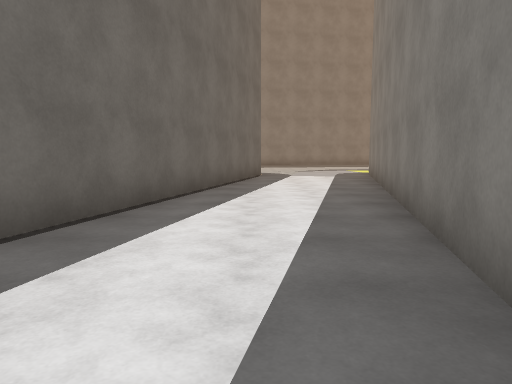
[1] (above)

19 first-person views from a walk through a Unity game level. The camera is 1.3 m above the floor, tilts 6° down and sees 70° across. The floor is counted in squares, 2 m on a side. Each view is taken from the middle of a square. On the plan, view 1 faces up. The plan holds only what a view shows up to about 11 squares ahead; the rest is blank. The place goes on beyond the plan. Surface patterns are stand-ins for the level's own textures.

[2]
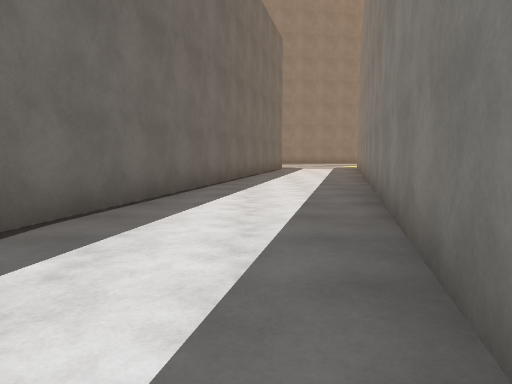

[3]
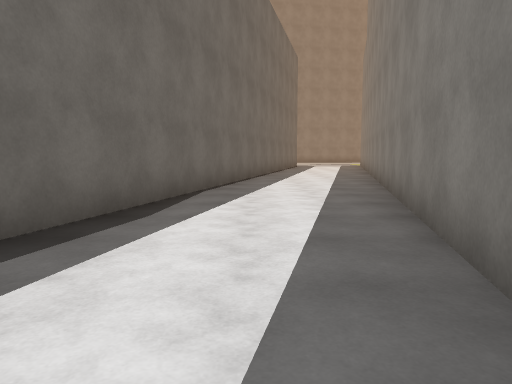

[4]
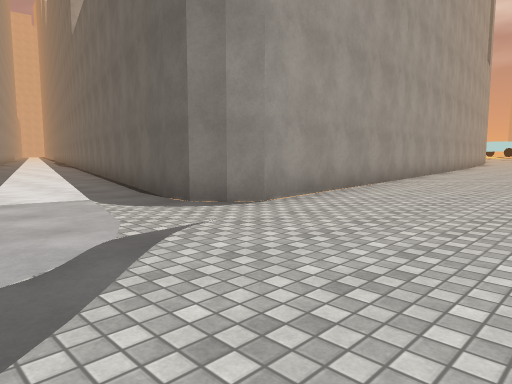

[5]
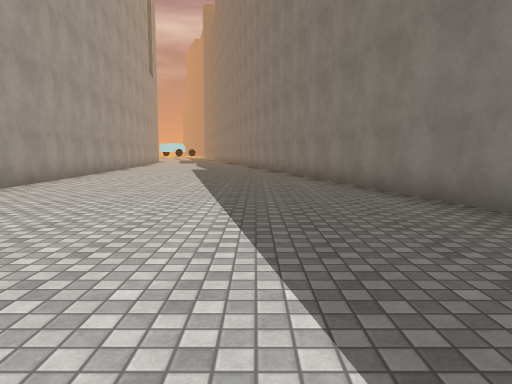

[6]
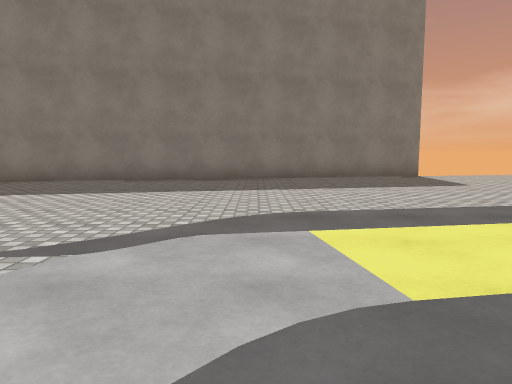

[7]
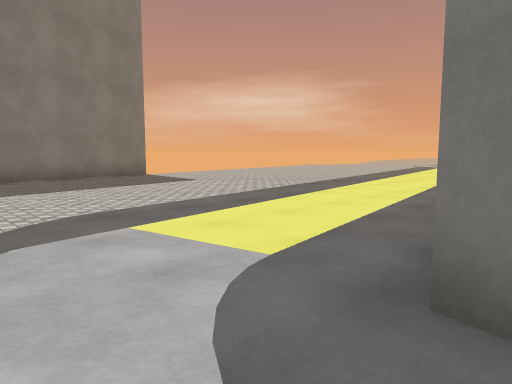

[8]
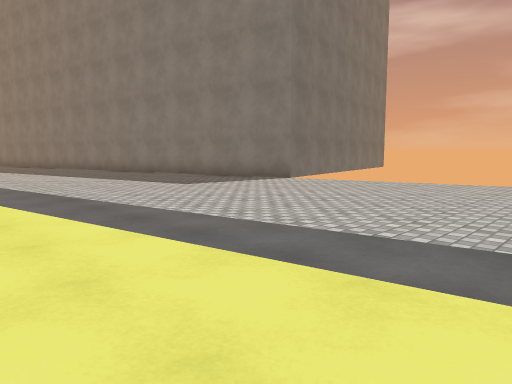

[9]
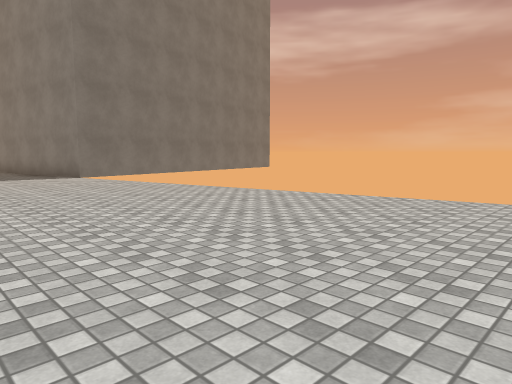

[10]
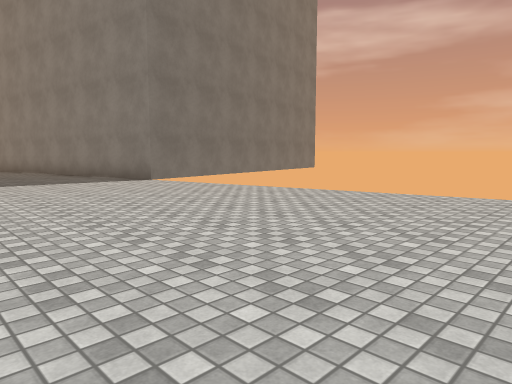

[11]
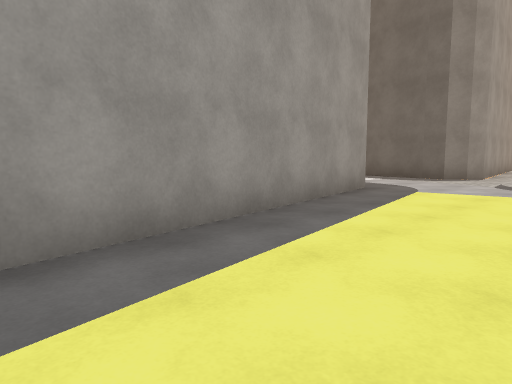

[12]
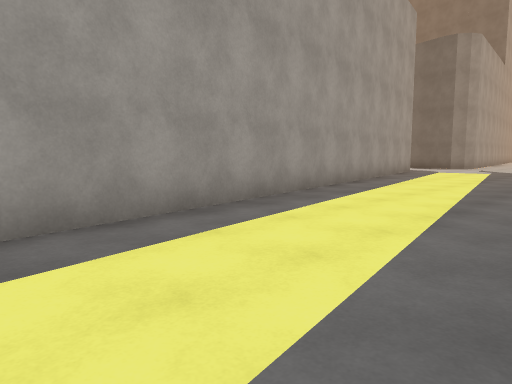

[13]
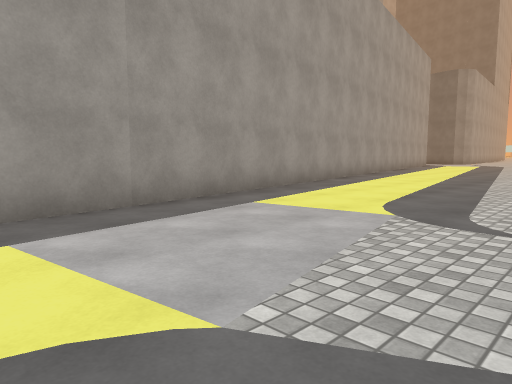

[14]
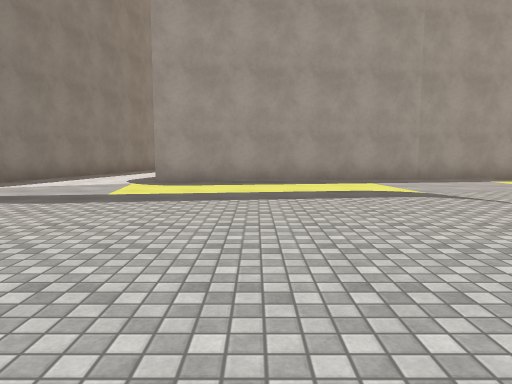

[15]
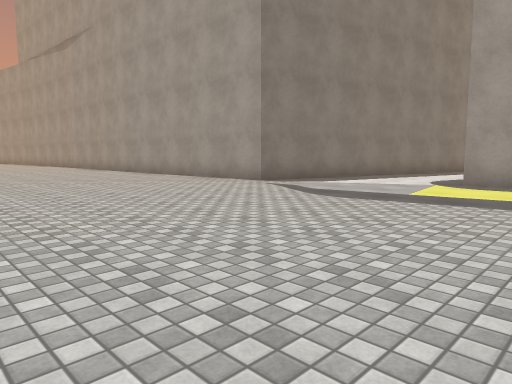

[16]
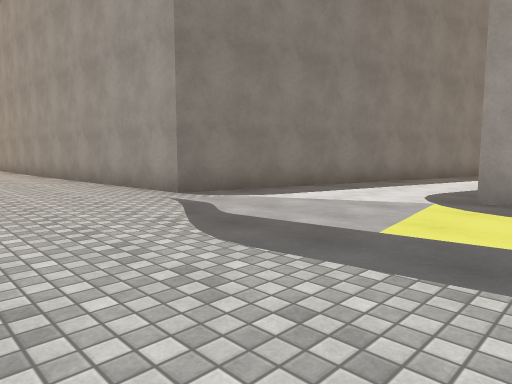

[17]
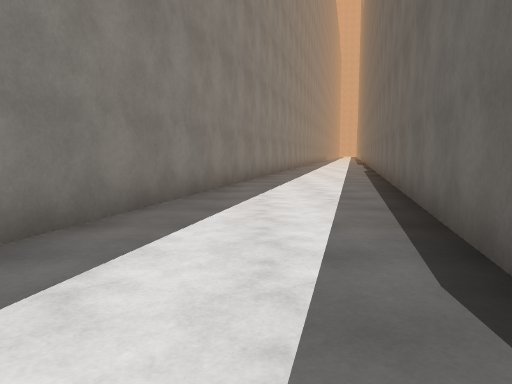

[18]
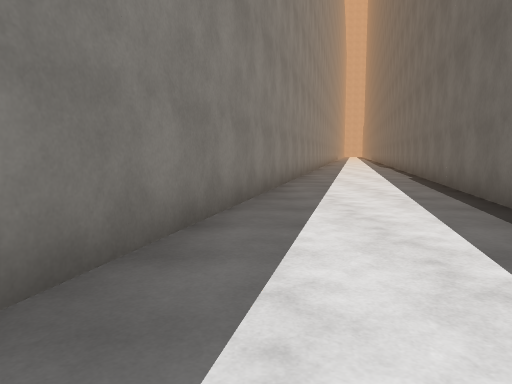

[19]
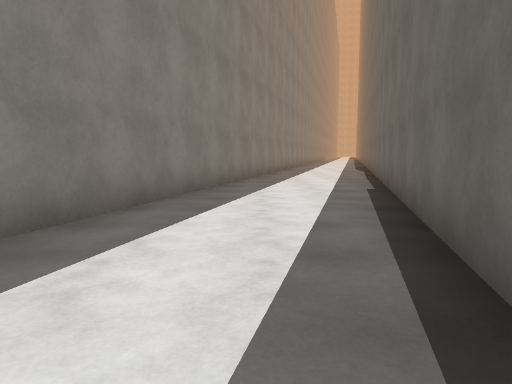

### Floor plan
Points are (right, up) in squares from view 1. A wall is a line through its corners. A room is listed if a view was taken in it or the views show most of it. See-through windows are left out.
Room 1 (views 1, 2, 3, 4, 5, 6, 7, 8, 9, 10, 11, 12, 13, 14, 15, 16, 17, 18, 19)
walls: (7.7, 21.6) (-8, 18.3); (27.6, 13.1) (23.4, -3); (26.8, -3.1) (32.2, 17.6) (39.7, 18.1); (-8.6, 11.9) (-0.6, 12.5) (-0.2, 12.3) (0.1, 11.8) (0.1, 11.3) (-3.9, -5.3); (-0.9, -6.4) (3.6, 11.5) (28.4, 15.9)

Positions as (right, up) in squares from view 1, and headings:
1: (0, 0), facing up
2: (-1, -5), facing up
3: (-2, -8), facing up
4: (3, 16), facing down-left
5: (3, 17), facing left
6: (3, 11), facing up
7: (2, 11), facing up-right
8: (14, 14), facing up-left
9: (18, 18), facing up-left
10: (16, 17), facing up-left
11: (10, 15), facing down-left
12: (17, 17), facing down-left
13: (24, 19), facing down-left
14: (26, 24), facing down
15: (26, 24), facing down-right
16: (27, 21), facing down-right
17: (29, 15), facing down
18: (29, 11), facing down
19: (27, 8), facing down
